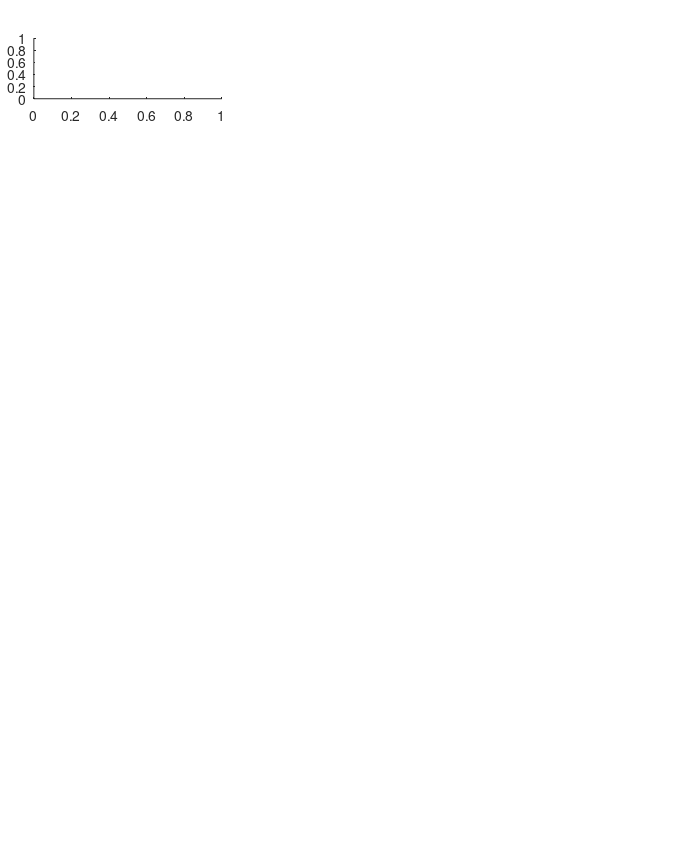

The MATLAB source for this figure: (Note: this script raises an error after producing the figure.)
units_opt = {'M7E0491ch1','M7E2133ch1','M7E2256ch1'};   % Best freq, level, and BW
tuning_stims_opt = {'10','3','3'};
units_lessopt = {'M7E0488ch1','M7E2129ch1','M7E2256ch1'};   % Less optimal stimulus
tuning_stims_lessopt = {'11','22','5'};

units_std_tuning = {{'M7E0484ch1','M7E0485ch1'},{'M7E2129ch1'},{'M7E2255ch1'}};

units_call_types = {'M7E0499ch1','M7E2130ch1','M7E2254ch1'};

units_type = {'RS','RS','FS','FS','Burster','Burster'};

RSColor = [0.6350    0.0780    0.1840];
FSColor = [0    0.4470    0.7410];
BuColor = [0.4660    0.6740    0.1880];
BuColorDark = [0.3843    0.6118    0.0863];
Color_i = {RSColor, FSColor, BuColor};
Color_ii = {RSColor, FSColor, BuColorDark};

fig1 = figure;
set(gcf, 'PaperUnits', 'inches');
set(gcf, 'PaperSize', [17.2*0.3937, 21.5*0.3937]);
set(gcf,'PaperPositionMode','manual')
set(gcf,'PaperPosition', [0 0 17.2*0.3937, 21.5*0.3937]);
set(gcf,'Units','inches');
set(gcf,'Position',[0 0 17.2*0.3937, 21.5*0.3937]);
figparams.fsize = 7;
figparams.fsize_big = figparams.fsize+2;
figparams.msize = 7;
figparams.res = 300;   % DPI
figparams.fontchoice = 'Arial';
lmargin = 0.05;
xexpand = 0.08;
yexpand = 0.065;
interrow = 0.048;
intercol = 0.03;

ms_after_peak_nospike = 6;

for i = 1:length(units_opt)
    ax_row1(i) = subplot(6,3,i);
    oldpos = get(ax_row1(i),'Position');
    if i ==1
        xshift = lmargin-oldpos(1);
    end
    set(ax_row1(i),'Position',oldpos.*[1 1 1 1]+[xshift+xexpand*0.5*(i-1) +0.05 xexpand -0.02]);
    
%   plot_raster ({units_tuning{i}(1:end-3)}, str2num(units_tuning{i}(end)), '1:31', '1:10', 'Frequency (kHz)', ['Unit ' units_tuning{i}], '', 'single', 1, 0, 1, '1:10:32', fig1, 1);
    plot_raster ({units_opt{i}(1:end-3)}, str2num(units_opt{i}(end)), tuning_stims_opt{i}, '1:10', 'Frequency (kHz)', '', '', 'single', 1, 0, 1, '', fig1, 1,'vertical tick',0.5);
    ax_row1(i).FontSize = figparams.fsize;
    ax_row1(i).FontName = figparams.fontchoice;
    set(gca,'linewidth',0.5);
    set(gca,'xlim',[90 500]);
    set(gca,'XTick', []);
    set(gca,'ylim',[0,1]);    
    
    if i == 1
        yl = get(gca,'ylim');
        %text(75,yl(2)*1.08,'kHz','FontSize',figparams.fsize);
        lh1 = ylabel('Best stim','FontSize',figparams.fsize_big);
        pos = get(lh1,'Position');
        set(lh1,'Position',[65,pos(2),pos(3)]);
        %txh = text(-0.17,1.13,'A','Units','normalized','FontWeight','bold','FontSize',figparams.fsize+1,'FontName',figparams.fontchoice);
        txh = annotation('textbox','Position',[ax_row1(1).Position(1)-0.17*ax_row1(1).Position(3),ax_row1(1).Position(2)+ax_row1(1).Position(4)+0.03,0,0],'String','A','FontSize',figparams.fsize+2,'FontName',figparams.fontchoice, 'FontWeight','Bold','EdgeColor','none');
    end
    set(gca,'yTick',[]);
        
    if i == 1
        ti = title('Regular spiking','FontSize', figparams.fsize_big);
        txh2 = text(0.5,1.1,['Unit M7E0484ch1, 8.14 kHz, 18 dB tone'],'Units','normalized','Color',[0.4 0.4 0.4],'FontSize',figparams.fsize,'FontName',figparams.fontchoice,'HorizontalAlignment','center'); 
    elseif i == 2
        ti = title('Fast spiking','FontSize', figparams.fsize_big);
        txh2 = text(0.5,1.1,['Unit M7E2129ch1, 4.44 kHz, 48 dB, 0.2 oct noise'],'Units','normalized','Color',[0.4 0.4 0.4],'FontSize',figparams.fsize,'FontName',figparams.fontchoice,'HorizontalAlignment','center'); 
    elseif i == 3
        ti = title('Bursting','FontSize', figparams.fsize_big);
        txh2 = text(0.5,1.1,['Unit M7E2253ch1, 6.96 kHz, 38 dB tone'],'Units','normalized','Color',[0.4 0.4 0.4],'FontSize',figparams.fsize,'FontName',figparams.fontchoice,'HorizontalAlignment','center'); 
    end
    oldposti = get(ti,'Position');
    oldposti(2) = yl(2)*1.25;
    set(ti,'Position',oldposti); 
    
    oldpos= ax_row1(i).Position;
    ax_row1b(i) = axes('Position', [oldpos(1), oldpos(2)-oldpos(4)-0.02, oldpos(3), oldpos(4)]);
    plot_raster ({units_lessopt{i}(1:end-3)}, str2num(units_lessopt{i}(end)), tuning_stims_lessopt{i}, '1:10', 'Frequency (kHz)', '', '', 'single', 1, 0, 1, '', fig1, 1,'vertical tick',0.5);   
    ax_row1b(i).FontSize = figparams.fsize;
    ax_row1b(i).FontName = figparams.fontchoice;
    set(gca,'linewidth',0.5);
    set(gca,'xlim',[90 500]);
    set(gca,'XTick', [0 200 400]);
    set(gca,'ylim',[0,1]);   
    lh = xlabel('ms');
    set(lh,'Units','normalized');
    lh_pos = get(lh,'Position');
    lh_pos(2) = -0.155;
    set(lh,'Position',lh_pos);
    if i == 1
        yl = get(gca,'ylim');
        %text(75,yl(2)*1.08,'kHz','FontSize',figparams.fsize);
        lh1 = ylabel('Other','FontSize',figparams.fsize_big);
        pos = get(lh1,'Position');
        set(lh1,'Position',[65,pos(2),pos(3)]);
    end
    set(gca,'yTick',[]);

    if i == 1
        txh2 = text(0.5,1.1,['8.28 kHz, 8 dB tone'],'Units','normalized','Color',[0.4 0.4 0.4],'FontSize',figparams.fsize,'FontName',figparams.fontchoice,'HorizontalAlignment','center'); 
    elseif i == 2
        txh2 = text(0.5,1.1,['9.19 kHz, 48 dB tone'],'Units','normalized','Color',[0.4 0.4 0.4],'FontSize',figparams.fsize,'FontName',figparams.fontchoice,'HorizontalAlignment','center'); 
    elseif i == 3
        txh2 = text(0.5,1.1,['6.96 kHz, 18 dB tone'],'Units','normalized','Color',[0.4 0.4 0.4],'FontSize',figparams.fsize,'FontName',figparams.fontchoice,'HorizontalAlignment','center'); 
    end

end

for i = 1:length(units_std_tuning)
    pos_row1 = get(ax_row1b(i),'Position');
    ax_row2(i) = axes('Position', [pos_row1(1), pos_row1(2)-((pos_row1(4)+yexpand)*0.7)-interrow, pos_row1(3), (pos_row1(4)+yexpand)*0.76]);
    xautocorr = [];
    yautocorr = [];
    for j = 1:length(units_std_tuning{i})    
        file = units_std_tuning{i}{j}(1:end-3); channel = str2num(units_std_tuning{i}{j}(end)); stims = 1:31; reps = 1:10;
        if i == 1
            reps = 1:7;
        end
        try
            D = eval (file);
        catch
            mfilename_m = strcat(file, '.m');
            D=header_reader_mfile(mfilename_m);    % If file is incomplete so data matrix is irregular shaped, use this alternative reader, ignores final incomplete data line
        end
        [outputs, centers, N,centers2,N2,log_ISI_list,prestim_total_time,nint]...
        = spktr(D,file,channel,stims,reps,0.5,50,'all',1,0,0.5); 
        xautocorr(j,:) = [-1*fliplr(outputs.xautocorr) outputs.xautocorr];
        yautocorr(j,:) = [fliplr(outputs.yautocorr) outputs.yautocorr];
    end
    xautocorr = sum(xautocorr,1);
    yautocorr= sum(yautocorr,1);
    hb = bar(xautocorr,yautocorr,1,'FaceColor',Color_i{i},'FaceAlpha',0.7);
    ax_row2(i).FontSize = figparams.fsize;
    ax_row2(i).FontName = figparams.fontchoice;
    set(gca,'xlim',[-50 50]);
    [val,ind] = max(find(outputs.xautocorr<= 50));
    set(gca,'ylim',[0 max(outputs.yautocorr(1:ind))*1.1]);
    set(gca,'xtick',[-50,0,50]);
    lh = xlabel('ms');
    set(lh,'Units','normalized');
    lh_pos = get(lh,'Position');
    lh_pos(2) = -0.17;
    set(lh,'Position',lh_pos);
  
    set(gca,'ytick',[]);
    
    if i == 1
         lh2 = ylabel('Autocorrelogram','FontSize',figparams.fsize_big);
         txh = annotation('textbox','Position',[ax_row1(1).Position(1)-0.17*ax_row1(1).Position(3),ax_row2(1).Position(2)+ax_row2(1).Position(4)+0.03,0,0],'String','B','FontSize',figparams.fsize+2,'FontName',figparams.fontchoice, 'FontWeight','Bold','EdgeColor','none');       
    end
        
    pos_row2 = get(ax_row2(i),'Position');
    ax_row3(i) = axes('Position', [pos_row2(1), pos_row2(2)-pos_row2(4)-interrow, pos_row2(3), pos_row2(4)]);

    hb2 = bar(centers2,N2,1,'FaceColor',Color_i{i},'FaceAlpha',0.7,'EdgeColor','none');
    ax_row3(i).FontSize = figparams.fsize;
    ax_row3(i).FontName = figparams.fontchoice;
    set(gca,'xlim',[0,4]);
    set(gca,'XTick', [0 2 4]);
    set(gca,'ylim',[0 max(N2(centers2<4))*1.1]);
    
    lh = xlabel('log(ms)');
    set(lh,'Units','normalized');
    lh_pos = get(lh,'Position');
    lh_pos(2) = -0.17;
    set(lh,'Position',lh_pos);
  
    set(gca,'ytick',[]);
    
    if i == 1
        lh3 = ylabel('Log(ISI)','FontSize',figparams.fsize_big);
        txh = annotation('textbox','Position',[ax_row1(1).Position(1)-0.17*ax_row1(1).Position(3),ax_row3(1).Position(2)+ax_row3(1).Position(4)+0.03,0,0],'String','C','FontSize',figparams.fsize+2,'FontName',figparams.fontchoice, 'FontWeight','Bold','EdgeColor','none');       
    end
end

for i = 1:length(units_std_tuning)
    
    pos_row3 = get(ax_row3(i),'Position');
    ax_row4(i) = axes('Position', [pos_row3(1), pos_row3(2)-pos_row2(4)-interrow, pos_row3(3)*0.3, pos_row3(4)]);

    for j = 1:length(units_std_tuning{i}) 
        file = units_std_tuning{i}{j}(1:end-3); channel = str2num(units_std_tuning{i}{j}(end)); stims = 1:31; reps = 1:10;
        ad2_file = {['C:\Experiments\' file(1:end-4) '\Ad2\' file '.ad2']};
        if i == 1
            reps = 1:6;
        end
        [traces,psth_cells,output] = plotad2 (ad2_file, stims, reps, 'spikes', 0, channel, ms_after_peak_nospike, 0, 'extra', [file 'ch' num2str(channel)], 10, 1,0);
        sp_wave(j,:) = output.sp_wave;
        sp_wave_count(j) = output.sp_wave_count;
        ttp(j) = output.ttp_ms;
    end
    
    sp_wave_avg = sp_wave_count*sp_wave./sum(sp_wave_count);
    TTP = mean(ttp);
     
    output.t_shifted = output.t_shifted-0.3;
    plot(output.t_shifted(100:180),sp_wave_avg(100:180), 'color',Color_i{i},'LineWidth',0.8);
    ax_row4(i).FontSize = figparams.fsize;
    ax_row4(i).FontName = figparams.fontchoice;
    set(gca,'xlim',[output.t_shifted(100) output.t_shifted(180)]);
    ymin = min(sp_wave_avg(100:180));
    ymax = max(sp_wave_avg(100:180));
    set(gca,'ylim',[ymin-0.1*(ymax-ymin), ymax+0.1*(ymax-ymin)]);  
    
    set(gca,'xtick',[0 1]);
    lh = xlabel('ms');
    set(lh,'Units','normalized');
    lh_pos = get(lh,'Position');
    lh_pos(2) = -0.17;
    set(lh,'Position',lh_pos);
    
    set(gca,'ytick',[]);
    
    if i == 1
        lh4 = ylabel('Spike','FontSize', figparams.fsize_big);
        txh = annotation('textbox','Position',[ax_row1(1).Position(1)-0.17*ax_row1(1).Position(3),ax_row4(1).Position(2)+ax_row4(1).Position(4)+0.03,0,0],'String','B','FontSize',figparams.fsize+2,'FontName',figparams.fontchoice, 'FontWeight','Bold','EdgeColor','none');       
        hold on
        %TTP = output.ttp_ms;     % Peakfinder fails on the broad toothy peak here, so calculated using max and min
        an = annotation('doublearrow');
        [val,ind] = min(sp_wave_avg);
        tmin = output.t_shifted(ind);
        an.Parent = gca;
        an.Position = [tmin, val*1.05, TTP,0];
        an.Head1Length = 2;
        an.Head2Length = 2;
        an.Head1Width = 4;
        an.Head2Width = 4;
        txh = text(tmin*1.8, val*0.95, '{\it t}_T_T_P','FontSize',figparams.fsize,'FontName',figparams.fontchoice);
        yl = get(gca,'ylim');
        set(gca,'ylim',[yl(1)-0.1*(yl(2)-yl(1)), yl(2)]);
    end
    
    pos_row4 = get(ax_row4(i),'Position');
    ax_row5(i) = axes('Position', [pos_row4(1)+pos_row4(3)+intercol, pos_row4(2), pos_row3(3)-pos_row4(3)-intercol, pos_row4(4)]);

    plot(output.f,output.pxx_spike,'color',[0.7 0.7 0.7]); 

    max1 = max(output.pxx_spike(13:end));
    
    hold on
    % Now not permitting multiple spikes
    [traces,psth_cells,output] = plotad2 ({['C:\Experiments\' file(1:end-4) '\Ad2\' file '.ad2']}, stims, reps, 'spikes', 0, channel, ms_after_peak_nospike, 0, 'extra', [file 'ch' num2str(channel)], 10, 0,0);
    plot(output.f,output.pxx_spike, 'color',Color_ii{i});     
    
    set(gca,'xtick',[0 2000 4000 6000]);
    set(gca,'xticklabels',{'0','2','4','6'});
    lh = xlabel('kHz');
    set(lh,'Units','normalized');
    lh_pos = get(lh,'Position');
    lh_pos(2) = -0.17;
    set(lh,'Position',lh_pos);
    
    set(gca,'ytick',[]);
    
    if i == 1
        lh5 = ylabel('Spike spectrum','FontSize', figparams.fsize_big);
    end
    
    max2 = max(output.pxx_spike(13:end));
    set(gca,'xlim',[0 max(output.f)*0.6]);
    set(gca,'ylim',[0 max(max1,max2)*1.1]);
    
    if i == 2
        hold on
        p = plot(output.f50,output.pxx_spike(output.f==output.f50),'ko','MarkerSize',4);
        xl = get(gca,'xlim');
        yl = get(gca,'ylim');
        text(1.1*output.f50,output.pxx_spike(output.f==output.f50),'{\it f}_5_0','FontSize',figparams.fsize,'FontName',figparams.fontchoice);
    end
    
    ax_row5(i).FontSize = figparams.fsize;
    ax_row5(i).FontName = figparams.fontchoice;
end

for i = 1:length(units_call_types)
    pos_row5 = get(ax_row5(i),'Position');
    pos_row1 = get(ax_row1(i),'Position');
    ax_row6(i) = axes('Position', [pos_row1(1), pos_row5(2)-(pos_row1(4)+yexpand+0.02)-interrow-0.02, pos_row1(3), pos_row1(4)+yexpand+0.04]);
    
    plot_raster ({units_call_types{i}(1:end-3)}, str2num(units_call_types{i}(end)), '1:20', '1:10', '', '', '', 'single', 1, 0, 0, [], fig1, 1,'diamond',1);
    ax_row6(i).FontSize = figparams.fsize;
    ax_row6(i).FontName = figparams.fontchoice;
    set(gca,'linewidth',0.5);
    set(gca,'xlim',[0 2100]);   % End of longest stim is 2146 ms
    
    set(gca,'XTick', [0 1000 2000]);
    lh = xlabel('ms');
    set(lh,'Units','normalized');
    lh_pos = get(lh,'Position');
    lh_pos(2) = -0.11;
    set(lh,'Position',lh_pos);
    
    if i == 1
        lh6 = ylabel('Vocalizations','FontSize', figparams.fsize_big);
        txh = annotation('textbox','Position',[ax_row1(1).Position(1)-0.17*ax_row1(1).Position(3),ax_row5(1).Position(2)+ax_row5(1).Position(4)+0.03,0,0],'String','E','FontSize',figparams.fsize+2,'FontName',figparams.fontchoice, 'FontWeight','Bold','EdgeColor','none');       
        txh1n = text(-30,0.3,'1n','HorizontalAlignment','right','FontSize',figparams.fsize,'FontName',figparams.fontchoice);
        txh1r = text(-30,1.5,'1r','HorizontalAlignment','right','FontSize',figparams.fsize,'FontName',figparams.fontchoice);
        txh20n = text(-30,18.5,'10n','HorizontalAlignment','right','FontSize',figparams.fsize,'FontName',figparams.fontchoice);
        txh20r = text(-30,19.7,'10r','HorizontalAlignment','right','FontSize',figparams.fsize,'FontName',figparams.fontchoice);
    end
    
end

set(lh1,'Units','normalized');
xalign = ax_row1(1).Position(1)+lh1.Position(1)*(ax_row1(1).Position(3));
set(lh2,'Units','normalized');
set(lh2,'Position',[(xalign-ax_row2(1).Position(1))/ax_row2(1).Position(3),lh2.Position(2),lh2.Position(3)]);
set(lh3,'Units','normalized');
set(lh3,'Position',[(xalign-ax_row3(1).Position(1))/ax_row3(1).Position(3),lh3.Position(2),lh3.Position(3)]);
set(lh4,'Units','normalized');
set(lh4,'Position',[(xalign-ax_row4(1).Position(1))/ax_row4(1).Position(3),lh4.Position(2),lh4.Position(3)]);
set(lh6,'Units','normalized');
set(lh6,'Position',[(xalign-ax_row6(1).Position(1))/ax_row6(1).Position(3),lh6.Position(2),lh6.Position(3)]);

set(findobj(gcf,'type','axes'),'FontName',figparams.fontchoice,'FontWeight','Bold','box','off');
    
print('C:\Users\Ping\Desktop\Wang_lab\Paper_writing\Figures\Fig 1\Fig1openGL.tif','-dtiff',['-r' num2str(figparams.res)]);
 